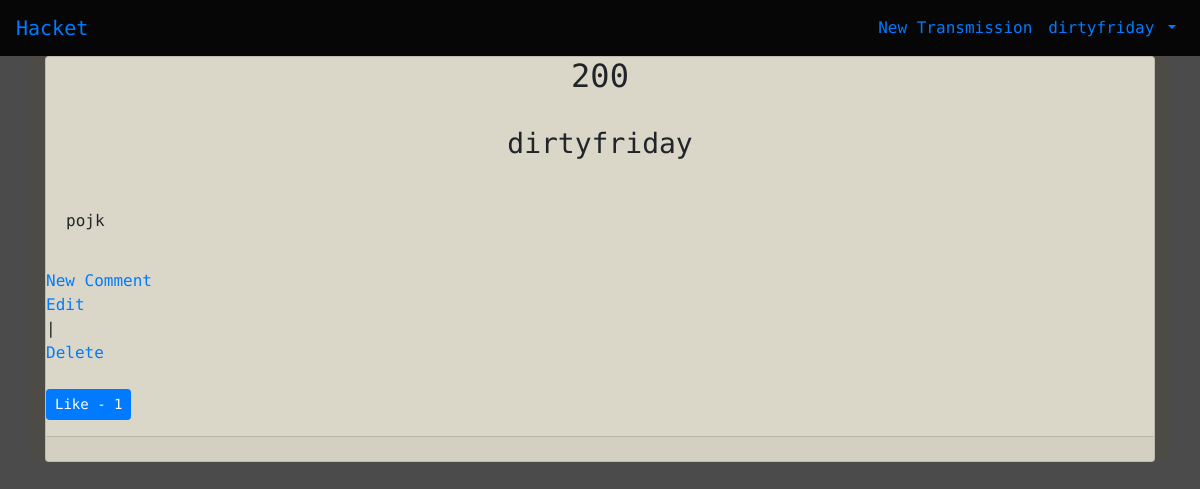
The app's page /Transmission/1/ (signed in), older data.
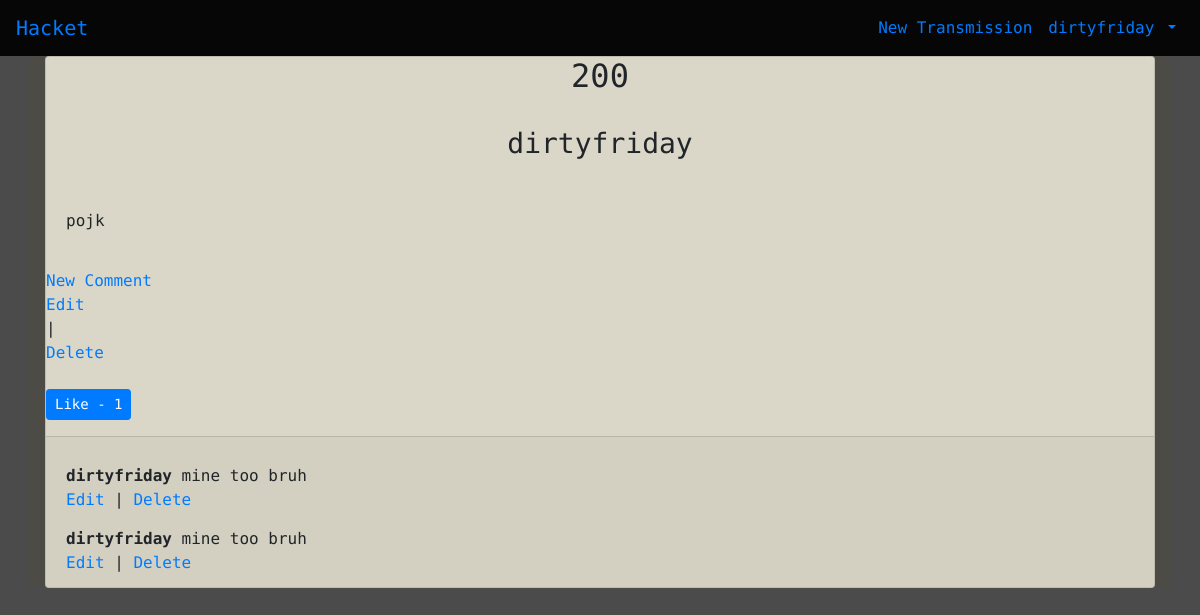
The same page, newer data.
### accounts/models.py (models this page shows)
class CustomUser(AbstractUser):
    age = models.PositiveIntegerField(null=True, blank=True)
    bio = models.TextField(max_length=255, null=True, blank=True)

### transmissions/models.py (models this page shows, shortened)
class Transmission(models.Model):
    title = models.CharField(max_length=200, default=200,)
    author = models.ForeignKey('accounts.CustomUser', on_delete=models.CASCADE, default="Joe")
    body = models.TextField()
    likes = models.ManyToManyField(CustomUser, related_name='transmission_like')
    def total_likes(self):
        return self.likes.count()

class Comment(models.Model):
    transmission = models.ForeignKey(
        Transmission,
        on_delete=models.CASCADE,
        related_name='comments',
        )
    comment = models.CharField(max_length=140)
    author = models.ForeignKey(
        get_user_model(),
        on_delete=models.CASCADE,
    )
    def __str__(self):
        return self.comment

### transmissions/views.py (the view)
# urls.py: path('Transmission/<int:pk>/', TransmissionDetailView.as_view(), name='transmission_detail'),
class TransmissionDetailView(DetailView):
    model = Transmission
    template_name = 'transmission_detail.html'
    def get_context_data(self, *args, **kwargs):
        context = super(TransmissionDetailView, self).get_context_data(*args, **kwargs)
        stuff = get_object_or_404(Transmission, id=self.kwargs['pk'])
        total_likes = stuff.total_likes()
        context["total_likes"] = total_likes
        return context

### templates/transmission_detail.html (shortened to what this page needs)
{% extends 'base.html' %}
{% block content %}
    <div id="card-new" class="card">
        <div class="post-entry ">
            <h2 class="card-title text-center">{{ object.title }}</h2>
            <h3 class="card-body text-center">{{ object.author }}</h3>
            <p class="card-body text-left">{{ object.body }}</p>
        </div>
        {% if user.is_authenticated %}
        <div>
            <a href="{% url 'comment_new' %}">New Comment</a>
        </div>
            <a href="{% url 'transmission_edit' object.pk %}">Edit</a> | <a href="{% url 'transmission_delete' object.pk %}">Delete</a>
            <br/>
            <form action="{% url 'like_transmission' transmission.pk %}" method="POST">
                <button type="submit", name="transmission_id", value="{{ transmission.id }}", class="btn btn-primary btn-sm">Like - {{ total_likes }}</button>
            </form>
        {% endif %}
        <div class="card-footer">
            {% for comment in transmission.comments.all %}
            <p style="padding-top: 15px; margin: 0;">
                <span class="font-weight-bold">
                    {{ comment.author }}
                </span>
                {{ comment }}
            </p>
            {% if user.is_authenticated %}
                <a href="{% url 'comment_edit' comment.pk %}">Edit</a> | <a href="{% url 'comment_delete' comment.pk %}">Delete</a></a>
            {% endif %}
            {% endfor %}
        </div>
    </div>
{% endblock content %}

### templates/base.html (shortened to what this page needs)
{% load static %}
<html>
    <head>
        <link rel="stylesheet" href="{% static 'css/base.css' %}">
        <link rel="stylesheet" href="https://cdn.jsdelivr.net/npm/bootstrap@4.5.3/dist/css/bootstrap.min.css">
    </head>
    <body id="main">
        <nav class="navbar navbar-expand-lg">
            <a class="navbar-brand" href="{% url 'home' %}">Hacket</a>
            <div class="collapse navbar-collapse" id="navbarSupportedContent">
                {% if user.is_authenticated %}
                    <ul class="navbar-nav ml-auto">
                        <li class="nav-item">
                            <a class="nav-link" href="{% url 'transmission_new' %}">New Transmission</a>
                        </li>
                        <li class="nav-item">
                            <a class="nav-link dropdown-toggle" href="#"
                                id="navbarDropdown" role="button" data-toggle="dropdown"
                                aria-haspopup="true" aria-expanded="false">
                                {{ user.username }}
                            </a>
                        </li>
                    </ul>
                {% else %}
                    <form class="form-inline ml-auto">
                        <a href="{% url 'login' %}" class="btn btn-outline-secondary">Log In</a>
                        <a href="{% url 'signup' %}" class="btn btn-primary ml-2">Sign up</a>
                    </form>
                {% endif %}
            </div>
        </nav>
        <main>
            <div class="container" style="background-color: #4c4b46;">
                {% block content %}
                {% endblock content %}
            </div>
        </main>
    </body>
</html>

### static/css/base.css (style rules this page uses)
nav { background-color: rgb(6, 6, 7); }
#card-new { background-color: #dad7c8 !important; }
#main { background-color: #4c4b4c; font-family: "Syne Mono", sans-serif; }

Row changes from the older to the newer data that the page shows:
added Comment: author "dirtyfriday", comment "mine too bruh"
added Comment: author "dirtyfriday", comment "mine too bruh"
